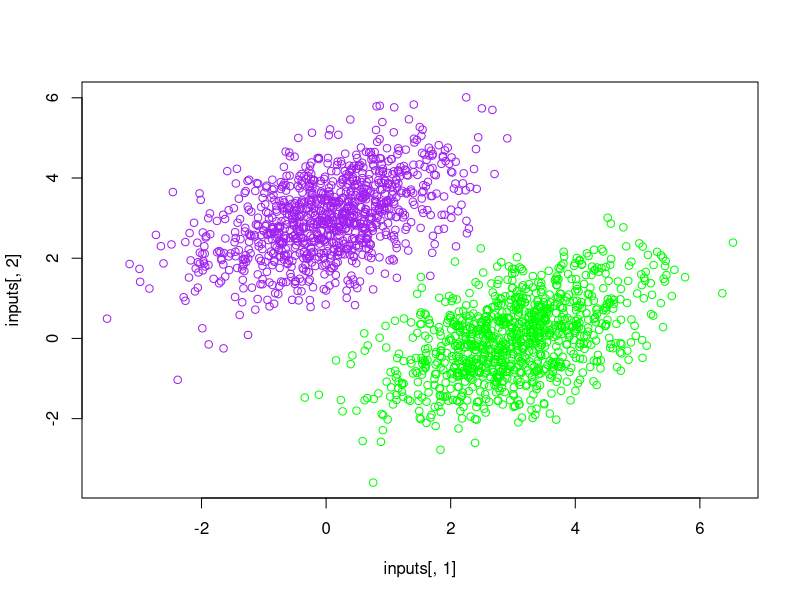

Reproduce this figure in R. (Note: this script raises an error after producing the figure.)
#devtools::install_github("rstudio/tensorflow")
#library(tensorflow)
#install_tensorflow()
#miniconda install
#hello <- tf$constant("Hello")
#print(hello)

#same as the linear classification but crashing midway to show first prediction
#of program
num_samples_per_class <- 1000
Sigma <- rbind(c(1, 0.5), c(0.5, 1))
negative_samples <- MASS::mvrnorm(n = num_samples_per_class, mu = c(0, 3), Sigma = Sigma)
positive_samples <- MASS::mvrnorm(n = num_samples_per_class, mu = c(3, 0), Sigma = Sigma)
inputs <- rbind(negative_samples, positive_samples)
targets <- rbind(array(0, dim = c(num_samples_per_class, 1)), array(1, dim = c(num_samples_per_class, 1)))
plot(x = inputs[,1], y = inputs[,2], col = ifelse(targets[,1] == 0, "purple", "green"))
input_dim <- 2
output_dim <- 1
W <- tf$Variable(initial_value = tf$random$uniform(shape(input_dim, output_dim)))
b <- tf$Variable(initial_value = tf$zeros(shape(output_dim)))
model <- function(inputs)
  tf$matmul(inputs, W) + b
square_loss <- function(targets, predictions){
  per_sample_losses <- (targets - predictions)^2
  mean(per_sample_losses)
}
learning_rate <- 0.1
training_step <- function(inputs, targets){
  with(tf$GradientTape() %as% tape, {
    predictions <- model(inputs)
    loss <- square_loss(predictions, targets)
  })
  grad_loss_wrt <- tape$gradient(loss, list(W = W, b = b))
  W$assign_sub(grad_loss_wrt$W * learning_rate)
  b$assign_sub(grad_loss_wrt$b * learning_rate)
  loss
}
inputs <- as_tensor(inputs, dtype = "float32")
for (step in seq(40)) {
  loss <- training_step(inputs, targets)
  cat(sprintf("Loss at step %s: %.4f\n", step, loss))
  predictions <- model(inputs)
  inputs <- as.array(inputs)
  predictions <- as.array(predictions)
  plot(inputs[,1], inputs[,2], col = ifelse(predictions[,1] <= 0.5, "yellow", "maroon"))
  slope <- -W[1,]/W[2,]
  intercept <- (0.5-b)/W[2,]
  abline(as.array(intercept), as.array(slope), col = "blue") 
}
predictions <- model(inputs)
inputs <- as.array(inputs)
predictions <- as.array(predictions)
plot(inputs[,1], inputs[,2], col = ifelse(predictions[,1] <= 0.5, "purple", "green"))
slope <- -W[1,]/W[2,]
intercept <- (0.5-b)/W[2,]
abline(as.array(intercept), as.array(slope), col = "red")
paste("y = ", slope, "x", intercept)
